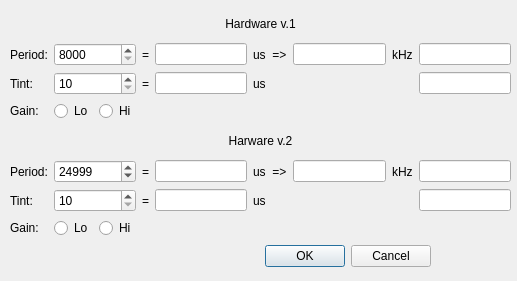
<?xml version="1.0" encoding="UTF-8"?>
<ui version="4.0">
 <class>DialogTriggerSettings</class>
 <widget class="QDialog" name="DialogTriggerSettings">
  <property name="geometry">
   <rect>
    <x>0</x>
    <y>0</y>
    <width>517</width>
    <height>281</height>
   </rect>
  </property>
  <property name="windowTitle">
   <string>Trigger configuration</string>
  </property>
  <widget class="QDialogButtonBox" name="buttonBox">
   <property name="geometry">
    <rect>
     <x>90</x>
     <y>240</y>
     <width>341</width>
     <height>32</height>
    </rect>
   </property>
   <property name="orientation">
    <enum>Qt::Orientation::Horizontal</enum>
   </property>
   <property name="standardButtons">
    <set>QDialogButtonBox::StandardButton::Cancel|QDialogButtonBox::StandardButton::Ok</set>
   </property>
  </widget>
  <widget class="QWidget" name="verticalLayoutWidget">
   <property name="geometry">
    <rect>
     <x>10</x>
     <y>10</y>
     <width>501</width>
     <height>228</height>
    </rect>
   </property>
   <layout class="QVBoxLayout" name="verticalLayout">
    <item>
     <widget class="QLabel" name="label_9">
      <property name="text">
       <string>Hardware v.1</string>
      </property>
      <property name="alignment">
       <set>Qt::AlignmentFlag::AlignCenter</set>
      </property>
     </widget>
    </item>
    <item>
     <layout class="QGridLayout" name="gridLayout">
      <item row="1" column="2">
       <widget class="QLabel" name="label_6">
        <property name="text">
         <string>=</string>
        </property>
       </widget>
      </item>
      <item row="1" column="1">
       <widget class="QSpinBox" name="spinTintTicks">
        <property name="minimum">
         <number>10</number>
        </property>
        <property name="maximum">
         <number>65535</number>
        </property>
       </widget>
      </item>
      <item row="2" column="1">
       <layout class="QHBoxLayout" name="horizontalLayout">
        <item>
         <widget class="QRadioButton" name="radioLow">
          <property name="text">
           <string>Lo</string>
          </property>
          <attribute name="buttonGroup">
           <string notr="true">buttonGroup_2</string>
          </attribute>
         </widget>
        </item>
        <item>
         <widget class="QRadioButton" name="radioHigh">
          <property name="text">
           <string>Hi</string>
          </property>
          <attribute name="buttonGroup">
           <string notr="true">buttonGroup_2</string>
          </attribute>
         </widget>
        </item>
       </layout>
      </item>
      <item row="0" column="4">
       <widget class="QLabel" name="label_3">
        <property name="text">
         <string>us  =&gt;</string>
        </property>
       </widget>
      </item>
      <item row="0" column="3">
       <widget class="QLineEdit" name="linePeriodUs">
        <property name="alignment">
         <set>Qt::AlignmentFlag::AlignRight|Qt::AlignmentFlag::AlignTrailing|Qt::AlignmentFlag::AlignVCenter</set>
        </property>
        <property name="readOnly">
         <bool>true</bool>
        </property>
       </widget>
      </item>
      <item row="0" column="5">
       <widget class="QLineEdit" name="lineFreqKhz">
        <property name="alignment">
         <set>Qt::AlignmentFlag::AlignRight|Qt::AlignmentFlag::AlignTrailing|Qt::AlignmentFlag::AlignVCenter</set>
        </property>
        <property name="readOnly">
         <bool>true</bool>
        </property>
       </widget>
      </item>
      <item row="0" column="6">
       <widget class="QLabel" name="label_4">
        <property name="text">
         <string>kHz</string>
        </property>
       </widget>
      </item>
      <item row="0" column="7">
       <widget class="QLineEdit" name="linePeriodOK">
        <property name="alignment">
         <set>Qt::AlignmentFlag::AlignCenter</set>
        </property>
        <property name="readOnly">
         <bool>true</bool>
        </property>
       </widget>
      </item>
      <item row="0" column="1">
       <widget class="QSpinBox" name="spinPeriodTicks">
        <property name="minimum">
         <number>8000</number>
        </property>
        <property name="maximum">
         <number>65535</number>
        </property>
       </widget>
      </item>
      <item row="1" column="7">
       <widget class="QLineEdit" name="lineTintOK">
        <property name="alignment">
         <set>Qt::AlignmentFlag::AlignCenter</set>
        </property>
        <property name="readOnly">
         <bool>true</bool>
        </property>
       </widget>
      </item>
      <item row="1" column="4">
       <widget class="QLabel" name="label_7">
        <property name="text">
         <string>us</string>
        </property>
       </widget>
      </item>
      <item row="1" column="3">
       <widget class="QLineEdit" name="lineTintUs">
        <property name="alignment">
         <set>Qt::AlignmentFlag::AlignRight|Qt::AlignmentFlag::AlignTrailing|Qt::AlignmentFlag::AlignVCenter</set>
        </property>
        <property name="readOnly">
         <bool>true</bool>
        </property>
       </widget>
      </item>
      <item row="0" column="2">
       <widget class="QLabel" name="label_5">
        <property name="text">
         <string>=</string>
        </property>
       </widget>
      </item>
      <item row="2" column="0">
       <widget class="QLabel" name="label_8">
        <property name="text">
         <string>Gain:</string>
        </property>
       </widget>
      </item>
      <item row="1" column="0">
       <widget class="QLabel" name="label_2">
        <property name="text">
         <string>Tint:</string>
        </property>
       </widget>
      </item>
      <item row="0" column="0">
       <widget class="QLabel" name="label">
        <property name="text">
         <string>Period:</string>
        </property>
       </widget>
      </item>
     </layout>
    </item>
    <item>
     <widget class="QLabel" name="label_10">
      <property name="text">
       <string>Harware v.2</string>
      </property>
      <property name="alignment">
       <set>Qt::AlignmentFlag::AlignCenter</set>
      </property>
     </widget>
    </item>
    <item>
     <layout class="QGridLayout" name="gridLayout_3">
      <item row="1" column="2">
       <widget class="QLabel" name="label_12">
        <property name="text">
         <string>=</string>
        </property>
       </widget>
      </item>
      <item row="0" column="0">
       <widget class="QLabel" name="label_13">
        <property name="text">
         <string>Period:</string>
        </property>
       </widget>
      </item>
      <item row="1" column="7">
       <widget class="QLineEdit" name="lineTintOK_v2">
        <property name="alignment">
         <set>Qt::AlignmentFlag::AlignCenter</set>
        </property>
        <property name="readOnly">
         <bool>true</bool>
        </property>
       </widget>
      </item>
      <item row="0" column="7">
       <widget class="QLineEdit" name="linePeriodOK_v2">
        <property name="alignment">
         <set>Qt::AlignmentFlag::AlignCenter</set>
        </property>
        <property name="readOnly">
         <bool>true</bool>
        </property>
       </widget>
      </item>
      <item row="0" column="5">
       <widget class="QLineEdit" name="lineFreqKhz_v2">
        <property name="alignment">
         <set>Qt::AlignmentFlag::AlignRight|Qt::AlignmentFlag::AlignTrailing|Qt::AlignmentFlag::AlignVCenter</set>
        </property>
        <property name="readOnly">
         <bool>true</bool>
        </property>
       </widget>
      </item>
      <item row="0" column="6">
       <widget class="QLabel" name="label_14">
        <property name="text">
         <string>kHz</string>
        </property>
       </widget>
      </item>
      <item row="0" column="3">
       <widget class="QLineEdit" name="linePeriodUs_v2">
        <property name="alignment">
         <set>Qt::AlignmentFlag::AlignRight|Qt::AlignmentFlag::AlignTrailing|Qt::AlignmentFlag::AlignVCenter</set>
        </property>
        <property name="readOnly">
         <bool>true</bool>
        </property>
       </widget>
      </item>
      <item row="1" column="3">
       <widget class="QLineEdit" name="lineTintUs_v2">
        <property name="alignment">
         <set>Qt::AlignmentFlag::AlignRight|Qt::AlignmentFlag::AlignTrailing|Qt::AlignmentFlag::AlignVCenter</set>
        </property>
        <property name="readOnly">
         <bool>true</bool>
        </property>
       </widget>
      </item>
      <item row="1" column="4">
       <widget class="QLabel" name="label_16">
        <property name="text">
         <string>us</string>
        </property>
       </widget>
      </item>
      <item row="0" column="4">
       <widget class="QLabel" name="label_17">
        <property name="text">
         <string>us  =&gt;</string>
        </property>
       </widget>
      </item>
      <item row="0" column="2">
       <widget class="QLabel" name="label_18">
        <property name="text">
         <string>=</string>
        </property>
       </widget>
      </item>
      <item row="0" column="1">
       <widget class="QSpinBox" name="spinPeriodTicks_v2">
        <property name="minimum">
         <number>2000</number>
        </property>
        <property name="maximum">
         <number>999999999</number>
        </property>
        <property name="value">
         <number>24999</number>
        </property>
       </widget>
      </item>
      <item row="2" column="0">
       <widget class="QLabel" name="label_19">
        <property name="text">
         <string>Gain:</string>
        </property>
       </widget>
      </item>
      <item row="1" column="1">
       <widget class="QSpinBox" name="spinTintTicks_v2">
        <property name="minimum">
         <number>10</number>
        </property>
        <property name="maximum">
         <number>9999999</number>
        </property>
       </widget>
      </item>
      <item row="2" column="1">
       <layout class="QHBoxLayout" name="horizontalLayout_2">
        <item>
         <widget class="QRadioButton" name="radioLow_v2">
          <property name="text">
           <string>Lo</string>
          </property>
          <attribute name="buttonGroup">
           <string notr="true">buttonGroup</string>
          </attribute>
         </widget>
        </item>
        <item>
         <widget class="QRadioButton" name="radioHigh_v2">
          <property name="text">
           <string>Hi</string>
          </property>
          <attribute name="buttonGroup">
           <string notr="true">buttonGroup</string>
          </attribute>
         </widget>
        </item>
       </layout>
      </item>
      <item row="1" column="0">
       <widget class="QLabel" name="label_15">
        <property name="text">
         <string>Tint:</string>
        </property>
       </widget>
      </item>
     </layout>
    </item>
   </layout>
  </widget>
 </widget>
 <resources/>
 <connections>
  <connection>
   <sender>buttonBox</sender>
   <signal>accepted()</signal>
   <receiver>DialogTriggerSettings</receiver>
   <slot>accept()</slot>
   <hints>
    <hint type="sourcelabel">
     <x>248</x>
     <y>254</y>
    </hint>
    <hint type="destinationlabel">
     <x>157</x>
     <y>274</y>
    </hint>
   </hints>
  </connection>
  <connection>
   <sender>buttonBox</sender>
   <signal>rejected()</signal>
   <receiver>DialogTriggerSettings</receiver>
   <slot>reject()</slot>
   <hints>
    <hint type="sourcelabel">
     <x>316</x>
     <y>260</y>
    </hint>
    <hint type="destinationlabel">
     <x>286</x>
     <y>274</y>
    </hint>
   </hints>
  </connection>
 </connections>
 <buttongroups>
  <buttongroup name="buttonGroup_2"/>
  <buttongroup name="buttonGroup"/>
 </buttongroups>
</ui>
